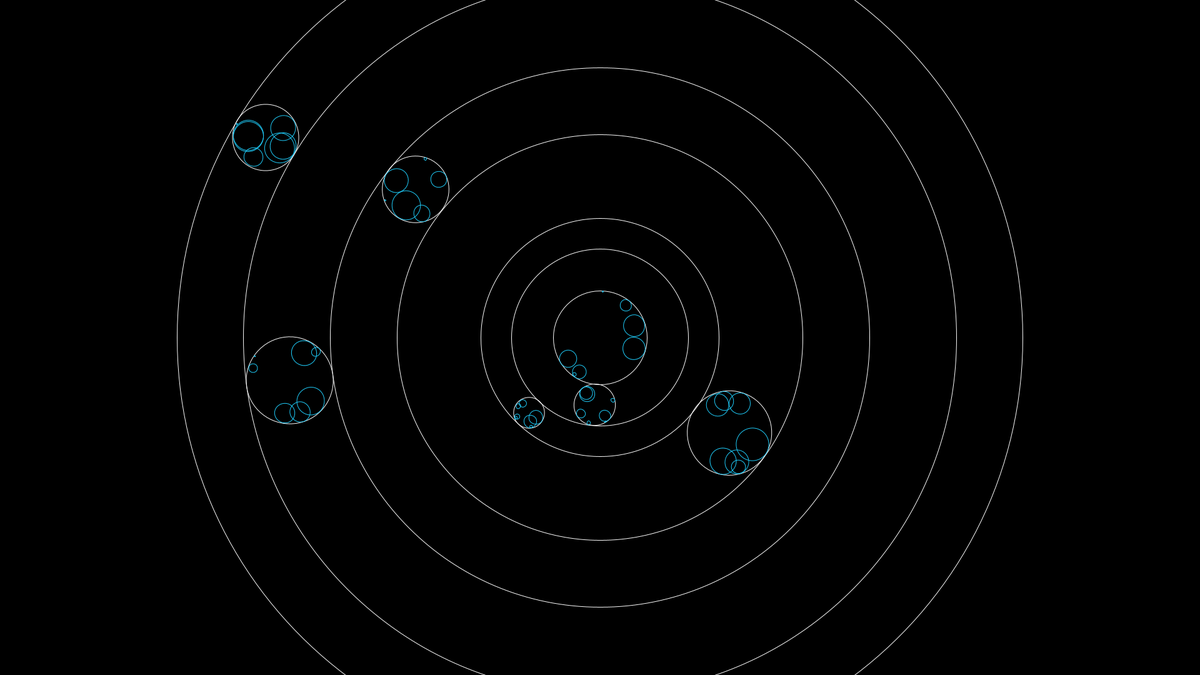
Frame 1 (no input)
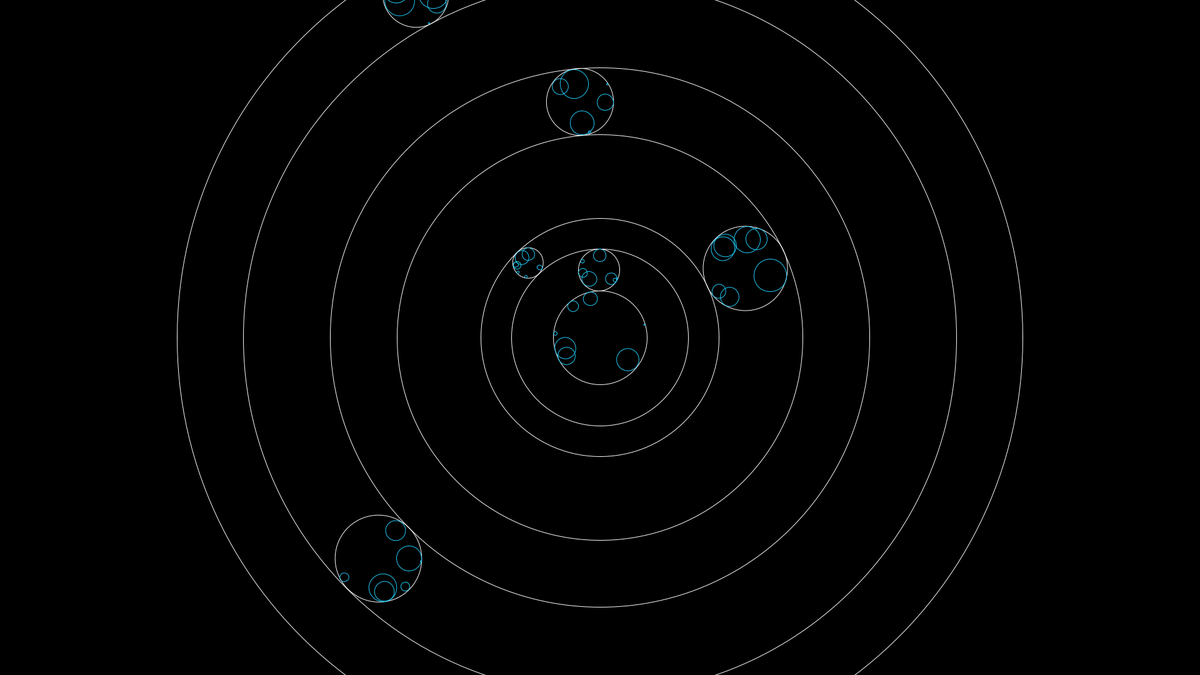
Frame 60 (the mouse pressed at the canvas centre just before this capture)
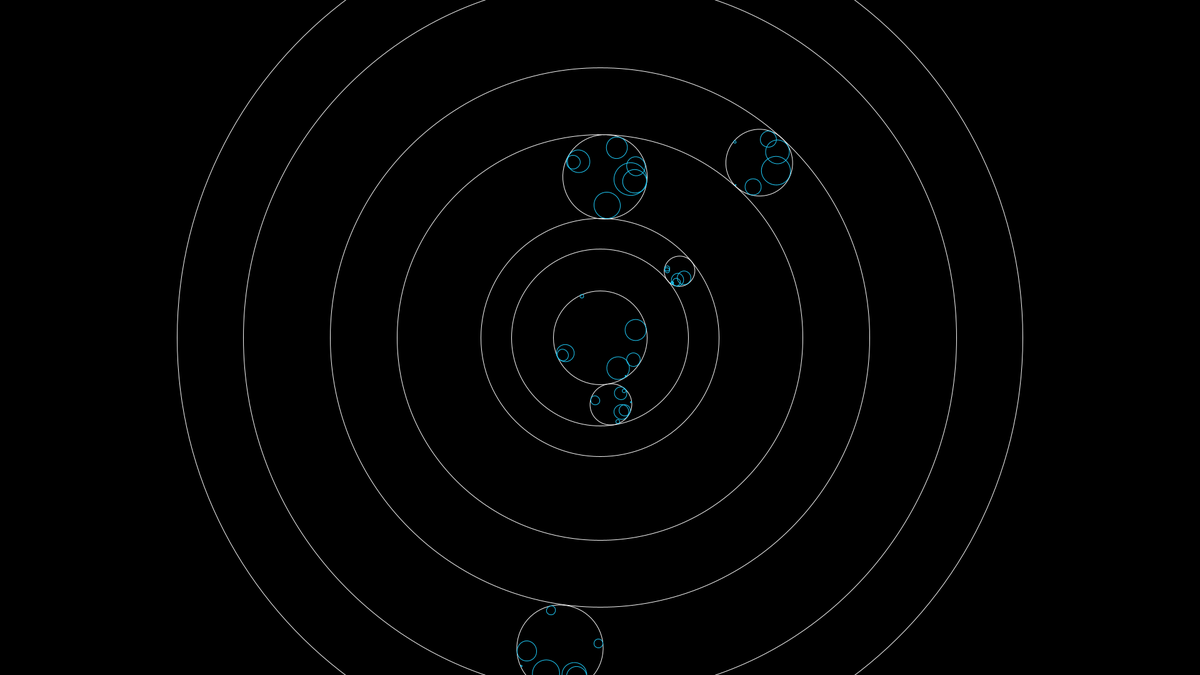
Frame 120 (the mouse held since frame 60 and released just before this capture)

The Processing sketch that drew these frames (run headless with seeded random() and noise(); from frame 60 on, the mouse is pressed at the canvas centre):

// Processing sketch: s04_Circulos_Giran_Radios
// ── s04_Circulos_Giran_Radios.pde
import java.util.Random;

Circulos cir;
CirculosConcent miCirculoOrigen, miCirculoOrigenlinea2;
int NUM_CIRCULOS_INTERIORES=7;
int NUM_CIRCULOS_CONCENT=7;
float INCREMENTO_AN=0.01;
float centroX=width/2;
float centroY=height/2;

float RADIO_ACUMULADO=0;


ArrayList<CirculosConcent> listaC = new ArrayList<CirculosConcent>();


void setup() {
  
    float radioOriginal=75;
    frameRate(60);
    size(1920, 1080);
    centroX=width/2;
    centroY=height/2;
    background(0);
    stroke(250);
    //cir=new Circulos(width/2, height/2, 100);
    miCirculoOrigen=new CirculosConcent(new Circulos(centroX, centroY, radioOriginal,0),NUM_CIRCULOS_INTERIORES);
    listaC.add(miCirculoOrigen);
    RADIO_ACUMULADO+=radioOriginal;
    float VELOCIDAD=180;
    
    for(int i=1;i<NUM_CIRCULOS_CONCENT;i++){
       float radioAleatorio=random(radioOriginal/5,radioOriginal);
  
      
       //miCirculoOrigenlinea2=new CirculosConcent(new Circulos(RADIO_ACUMULADO+radioAleatorio, 0.0, radioAleatorio,(1/(VELOCIDAD+i*50))),NUM_CIRCULOS_INTERIORES);
       miCirculoOrigenlinea2=new CirculosConcent(new Circulos(RADIO_ACUMULADO+radioAleatorio, 0.0, radioAleatorio,radians(VELOCIDAD/i)),NUM_CIRCULOS_INTERIORES);
              
       listaC.add(miCirculoOrigenlinea2);
        RADIO_ACUMULADO+=radioAleatorio*2;
        // println("Radio_Acumulado:"+RADIO_ACUMULADO);
        
    }
    
    
}

void draw() {

        background(0);
        smooth();

        pushMatrix();
        stroke(250);
        noFill();
        ellipseMode(CENTER);
        translate(listaC.get(0).origen.posX, listaC.get(0).origen.posY);
        //println(listaC.get(0).origen.posX, listaC.get(0).origen.posY);
        ellipse(0,0,listaC.get(0).origen.diametro,listaC.get(0).origen.diametro);
        
        for (Circulos o : listaC.get(0).listaCirculos) { 
               pushMatrix();
                rotate(o.angulo);
                stroke(#1ECAF7);
                ellipse(o.posX, o.posY, o.diametro, o.diametro);
                o.angulo+=o.vel;
                // println(o.nom,o.angulo);
              popMatrix();
        }
        stroke(250);
        for(int i=1;i<listaC.size();i++){
            ellipse(0,0,listaC.get(i).RADIO_TOTAL*2,listaC.get(i).RADIO_TOTAL*2);
        }      
        
        for(int i=1;i<listaC.size();i++){
            pushMatrix();
            stroke(250);
            rotate(listaC.get(i).origen.angulo);
            
            ellipse(listaC.get(i).origen.posX,listaC.get(i).origen.posY,listaC.get(i).origen.diametro,listaC.get(i).origen.diametro);
            
            //ellipse(c.origen.posX, c.origen.posY, c.origen.diametro, c.origen.diametro);
           //println(listaC.get(i).origen.posX, listaC.get(i).origen.posY);
            // listaC.get(i).origen.angulo+=listaC.get(i).origen.vel;
            if(i%2==0){
              listaC.get(i).origen.angulo+=radians(listaC.get(i).origen.vel);
            }else{
               listaC.get(i).origen.angulo-=radians(listaC.get(i).origen.vel);
            }
            
            //println("velocidad:"+listaC.get(i).origen.vel);
            //println("angulo"+listaC.get(i).origen.angulo);
            // listaC.get(i).origen.angulo+=INCREMENTO_AN;
           
            pushMatrix();
            ellipseMode(CENTER);
            translate(listaC.get(i).origen.posX, listaC.get(i).origen.posY);
            //ellipse(listaC.get(i).origen.posX,listaC.get(i).origen.posY,listaC.get(i).origen.diametro,listaC.get(i).origen.diametro);
            for (Circulos o : listaC.get(i).listaCirculos) { 
                pushMatrix();
                stroke(#1ECAF7);
                rotate(o.angulo);
                ellipse(o.posX, o.posY, o.diametro, o.diametro);
                o.angulo+=o.vel;
                println(o.vel);
                popMatrix();
            }
            popMatrix();
            popMatrix();
        }
        
        popMatrix();   
        //noLoop();
   
}

// ── Circulos.pde
public class Circulos {

    float diametro=0, radio=0;
    float posX=0, posY=0;
    float angulo=0;
    String nom;
    float vel;

 public Circulos (float x, float y, float d, float v) {
        posX=x;
        posY=y;
        radio=d;
        diametro=d*2;
        vel=v;
    }

    public Circulos (float x, float y, float d,String nombre) {
        posX=x;
        posY=y;
        radio=d;
        diametro=d*2;
        nom=nombre;
    }

    //public Circulos (float x, float y, int d, float an) {
    //    posX=x;
    //    posY=y;
    //    radio=d;
    //    diametro=d*2;    
    //    angulo=an;   
    //}

    void display(){
        pushMatrix();
        translate(posX, posY);
        noFill();
        ellipseMode(CENTER);
        ellipse(0, 0, diametro, diametro);
        popMatrix();
    }

}

// ── CirculosConcent.pde
public class CirculosConcent{

    Random generator;
    ArrayList<Circulos> listaCirculos = new ArrayList<Circulos>();
    
    int des=0;
    float angulo=0;
    Circulos origen;
    float VELOCIDAD_INTERIOR=5;
    float LIM_INF_RAD=0.3;
    float LIM_SUP_RAD=1;
    float RADIO_TOTAL;
    
    //public CirculosConcent(Circulos c){
    //    origen=c;
    //    int diametroNuevo=c.radio/2;
    //    // println("radioNuevo:"+diametroNuevo,"desplazamiento"+des);
        
    //    Circulos c1=new Circulos(0,0,diametroNuevo);
    //    calculaCentro(c1,0);
        
    //    listaCirculos.add(c1);
    //}


    public CirculosConcent(Circulos c, int numCir){
            origen=c;
            origen.angulo=radians(random(0,360));
            RADIO_TOTAL=c.posX+c.radio;
            
            for (int i = 0; i < numCir; ++i) {
                int diametroNuevo=(int)((c.radio/2)*constrain(random(0,1), 0.01, 1));
                //Circulos c1=new Circulos(0,0,diametroNuevo,"A"+i);
                Circulos c1=new Circulos(0,0,diametroNuevo,radians(random(0,VELOCIDAD_INTERIOR)));
                println("*********"+radians(random(0,VELOCIDAD_INTERIOR)));
                calculaCentro(c1,0);
                listaCirculos.add(c1);
            }
            
        }

   

    void calculaCentro(Circulos c, int angulo){
        int puntoXext=0;
        int puntoYext=0;

        puntoXext=(int)(0+origen.radio*cos(radians(angulo)));
        

        println(puntoXext,puntoYext);
        c.posX=puntoXext-c.radio;
        c.posY=puntoYext; //la CoordendaY la ponemos siempre en el 0
        c.angulo=radians(random(0, 360));
    }
}
